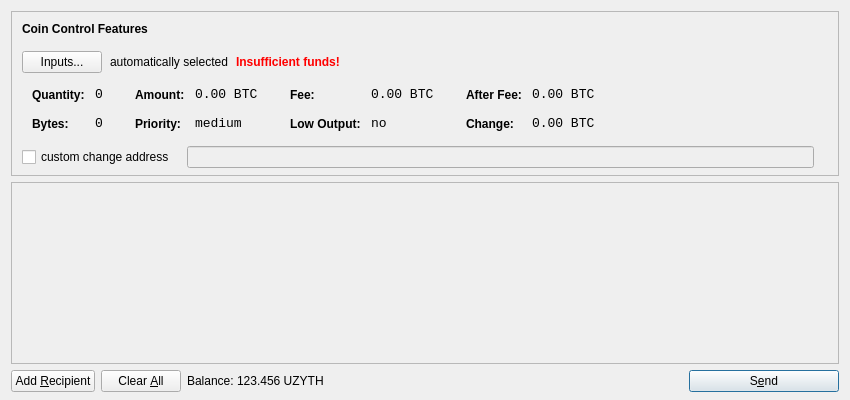
<?xml version="1.0" encoding="UTF-8"?>
<ui version="4.0">
 <class>SendCoinsDialog</class>
 <widget class="QDialog" name="SendCoinsDialog">
  <property name="geometry">
   <rect>
    <x>0</x>
    <y>0</y>
    <width>850</width>
    <height>400</height>
   </rect>
  </property>
  <property name="windowTitle">
   <string>Send Coins</string>
  </property>
  <layout class="QVBoxLayout" name="verticalLayout" stretch="0,1,0">
   <property name="bottomMargin">
    <number>8</number>
   </property>
   <item>
    <widget class="QFrame" name="frameCoinControl">
     <property name="sizePolicy">
      <sizepolicy hsizetype="Expanding" vsizetype="Expanding">
       <horstretch>0</horstretch>
       <verstretch>0</verstretch>
      </sizepolicy>
     </property>
     <property name="maximumSize">
      <size>
       <width>16777215</width>
       <height>16777215</height>
      </size>
     </property>
     <property name="frameShape">
      <enum>QFrame::StyledPanel</enum>
     </property>
     <property name="frameShadow">
      <enum>QFrame::Sunken</enum>
     </property>
     <layout class="QVBoxLayout" name="verticalLayoutCoinControl2">
      <property name="spacing">
       <number>-1</number>
      </property>
      <property name="leftMargin">
       <number>0</number>
      </property>
      <property name="topMargin">
       <number>0</number>
      </property>
      <property name="rightMargin">
       <number>0</number>
      </property>
      <property name="bottomMargin">
       <number>6</number>
      </property>
      <item>
       <layout class="QVBoxLayout" name="verticalLayoutCoinControl" stretch="0,0,0,0,1">
        <property name="spacing">
         <number>0</number>
        </property>
        <property name="leftMargin">
         <number>10</number>
        </property>
        <property name="topMargin">
         <number>10</number>
        </property>
        <item>
         <layout class="QHBoxLayout" name="horizontalLayoutCoinControl1">
          <property name="bottomMargin">
           <number>15</number>
          </property>
          <item>
           <widget class="QLabel" name="labelCoinControlFeatures">
            <property name="sizePolicy">
             <sizepolicy hsizetype="Preferred" vsizetype="Maximum">
              <horstretch>0</horstretch>
              <verstretch>0</verstretch>
             </sizepolicy>
            </property>
            <property name="font">
             <font>
              <weight>75</weight>
              <bold>true</bold>
             </font>
            </property>
            <property name="styleSheet">
             <string notr="true">font-weight:bold;</string>
            </property>
            <property name="text">
             <string>Coin Control Features</string>
            </property>
           </widget>
          </item>
         </layout>
        </item>
        <item>
         <layout class="QHBoxLayout" name="horizontalLayoutCoinControl2" stretch="0,0,0,0">
          <property name="spacing">
           <number>8</number>
          </property>
          <property name="bottomMargin">
           <number>10</number>
          </property>
          <item>
           <widget class="QPushButton" name="pushButtonCoinControl">
            <property name="styleSheet">
             <string notr="true"/>
            </property>
            <property name="text">
             <string>Inputs...</string>
            </property>
           </widget>
          </item>
          <item>
           <widget class="QLabel" name="labelCoinControlAutomaticallySelected">
            <property name="text">
             <string>automatically selected</string>
            </property>
            <property name="margin">
             <number>5</number>
            </property>
           </widget>
          </item>
          <item>
           <widget class="QLabel" name="labelCoinControlInsuffFunds">
            <property name="font">
             <font>
              <weight>75</weight>
              <bold>true</bold>
             </font>
            </property>
            <property name="styleSheet">
             <string notr="true">color:red;font-weight:bold;</string>
            </property>
            <property name="text">
             <string>Insufficient funds!</string>
            </property>
            <property name="margin">
             <number>5</number>
            </property>
           </widget>
          </item>
          <item>
           <spacer name="horizontalSpacerCoinControl">
            <property name="orientation">
             <enum>Qt::Horizontal</enum>
            </property>
            <property name="sizeHint" stdset="0">
             <size>
              <width>40</width>
              <height>1</height>
             </size>
            </property>
           </spacer>
          </item>
         </layout>
        </item>
        <item>
         <widget class="QWidget" name="widgetCoinControl" native="true">
          <property name="sizePolicy">
           <sizepolicy hsizetype="Preferred" vsizetype="Preferred">
            <horstretch>0</horstretch>
            <verstretch>0</verstretch>
           </sizepolicy>
          </property>
          <property name="minimumSize">
           <size>
            <width>0</width>
            <height>0</height>
           </size>
          </property>
          <property name="styleSheet">
           <string notr="true"/>
          </property>
          <layout class="QHBoxLayout" name="horizontalLayoutCoinControl5">
           <property name="margin">
            <number>0</number>
           </property>
           <item>
            <layout class="QHBoxLayout" name="horizontalLayoutCoinControl3" stretch="0,0,0,1">
             <property name="spacing">
              <number>20</number>
             </property>
             <property name="topMargin">
              <number>0</number>
             </property>
             <property name="bottomMargin">
              <number>10</number>
             </property>
             <item>
              <layout class="QFormLayout" name="formLayoutCoinControl1">
               <property name="horizontalSpacing">
                <number>10</number>
               </property>
               <property name="verticalSpacing">
                <number>14</number>
               </property>
               <property name="leftMargin">
                <number>10</number>
               </property>
               <property name="topMargin">
                <number>4</number>
               </property>
               <property name="rightMargin">
                <number>6</number>
               </property>
               <item row="0" column="0">
                <widget class="QLabel" name="labelCoinControlQuantityText">
                 <property name="styleSheet">
                  <string notr="true">font-weight:bold;</string>
                 </property>
                 <property name="text">
                  <string>Quantity:</string>
                 </property>
                 <property name="margin">
                  <number>0</number>
                 </property>
                </widget>
               </item>
               <item row="0" column="1">
                <widget class="QLabel" name="labelCoinControlQuantity">
                 <property name="font">
                  <font>
                   <family>Monospace</family>
                   <pointsize>10</pointsize>
                  </font>
                 </property>
                 <property name="cursor">
                  <cursorShape>IBeamCursor</cursorShape>
                 </property>
                 <property name="contextMenuPolicy">
                  <enum>Qt::ActionsContextMenu</enum>
                 </property>
                 <property name="text">
                  <string notr="true">0</string>
                 </property>
                 <property name="margin">
                  <number>0</number>
                 </property>
                 <property name="textInteractionFlags">
                  <set>Qt::LinksAccessibleByMouse|Qt::TextSelectableByKeyboard|Qt::TextSelectableByMouse</set>
                 </property>
                </widget>
               </item>
               <item row="1" column="0">
                <widget class="QLabel" name="labelCoinControlBytesText">
                 <property name="styleSheet">
                  <string notr="true">font-weight:bold;</string>
                 </property>
                 <property name="text">
                  <string>Bytes:</string>
                 </property>
                </widget>
               </item>
               <item row="1" column="1">
                <widget class="QLabel" name="labelCoinControlBytes">
                 <property name="font">
                  <font>
                   <family>Monospace</family>
                   <pointsize>10</pointsize>
                  </font>
                 </property>
                 <property name="cursor">
                  <cursorShape>IBeamCursor</cursorShape>
                 </property>
                 <property name="contextMenuPolicy">
                  <enum>Qt::ActionsContextMenu</enum>
                 </property>
                 <property name="text">
                  <string notr="true">0</string>
                 </property>
                 <property name="textInteractionFlags">
                  <set>Qt::LinksAccessibleByMouse|Qt::TextSelectableByKeyboard|Qt::TextSelectableByMouse</set>
                 </property>
                </widget>
               </item>
              </layout>
             </item>
             <item>
              <layout class="QFormLayout" name="formLayoutCoinControl2">
               <property name="horizontalSpacing">
                <number>10</number>
               </property>
               <property name="verticalSpacing">
                <number>14</number>
               </property>
               <property name="leftMargin">
                <number>6</number>
               </property>
               <property name="topMargin">
                <number>4</number>
               </property>
               <property name="rightMargin">
                <number>6</number>
               </property>
               <item row="0" column="0">
                <widget class="QLabel" name="labelCoinControlAmountText">
                 <property name="styleSheet">
                  <string notr="true">font-weight:bold;</string>
                 </property>
                 <property name="text">
                  <string>Amount:</string>
                 </property>
                 <property name="margin">
                  <number>0</number>
                 </property>
                </widget>
               </item>
               <item row="0" column="1">
                <widget class="QLabel" name="labelCoinControlAmount">
                 <property name="font">
                  <font>
                   <family>Monospace</family>
                   <pointsize>10</pointsize>
                  </font>
                 </property>
                 <property name="cursor">
                  <cursorShape>IBeamCursor</cursorShape>
                 </property>
                 <property name="contextMenuPolicy">
                  <enum>Qt::ActionsContextMenu</enum>
                 </property>
                 <property name="text">
                  <string notr="true">0.00 BTC</string>
                 </property>
                 <property name="textInteractionFlags">
                  <set>Qt::LinksAccessibleByMouse|Qt::TextSelectableByKeyboard|Qt::TextSelectableByMouse</set>
                 </property>
                </widget>
               </item>
               <item row="1" column="0">
                <widget class="QLabel" name="labelCoinControlPriorityText">
                 <property name="styleSheet">
                  <string notr="true">font-weight:bold;</string>
                 </property>
                 <property name="text">
                  <string>Priority:</string>
                 </property>
                </widget>
               </item>
               <item row="1" column="1">
                <widget class="QLabel" name="labelCoinControlPriority">
                 <property name="font">
                  <font>
                   <family>Monospace</family>
                   <pointsize>10</pointsize>
                  </font>
                 </property>
                 <property name="cursor">
                  <cursorShape>IBeamCursor</cursorShape>
                 </property>
                 <property name="contextMenuPolicy">
                  <enum>Qt::ActionsContextMenu</enum>
                 </property>
                 <property name="text">
                  <string>medium</string>
                 </property>
                 <property name="textInteractionFlags">
                  <set>Qt::LinksAccessibleByMouse|Qt::TextSelectableByKeyboard|Qt::TextSelectableByMouse</set>
                 </property>
                </widget>
               </item>
              </layout>
             </item>
             <item>
              <layout class="QFormLayout" name="formLayoutCoinControl3">
               <property name="horizontalSpacing">
                <number>10</number>
               </property>
               <property name="verticalSpacing">
                <number>14</number>
               </property>
               <property name="leftMargin">
                <number>6</number>
               </property>
               <property name="topMargin">
                <number>4</number>
               </property>
               <property name="rightMargin">
                <number>6</number>
               </property>
               <item row="0" column="0">
                <widget class="QLabel" name="labelCoinControlFeeText">
                 <property name="styleSheet">
                  <string notr="true">font-weight:bold;</string>
                 </property>
                 <property name="text">
                  <string>Fee:</string>
                 </property>
                 <property name="margin">
                  <number>0</number>
                 </property>
                </widget>
               </item>
               <item row="0" column="1">
                <widget class="QLabel" name="labelCoinControlFee">
                 <property name="font">
                  <font>
                   <family>Monospace</family>
                   <pointsize>10</pointsize>
                  </font>
                 </property>
                 <property name="cursor">
                  <cursorShape>IBeamCursor</cursorShape>
                 </property>
                 <property name="contextMenuPolicy">
                  <enum>Qt::ActionsContextMenu</enum>
                 </property>
                 <property name="text">
                  <string notr="true">0.00 BTC</string>
                 </property>
                 <property name="textInteractionFlags">
                  <set>Qt::LinksAccessibleByMouse|Qt::TextSelectableByKeyboard|Qt::TextSelectableByMouse</set>
                 </property>
                </widget>
               </item>
               <item row="1" column="0">
                <widget class="QLabel" name="labelCoinControlLowOutputText">
                 <property name="styleSheet">
                  <string notr="true">font-weight:bold;</string>
                 </property>
                 <property name="text">
                  <string>Low Output:</string>
                 </property>
                </widget>
               </item>
               <item row="1" column="1">
                <widget class="QLabel" name="labelCoinControlLowOutput">
                 <property name="font">
                  <font>
                   <family>Monospace</family>
                   <pointsize>10</pointsize>
                  </font>
                 </property>
                 <property name="cursor">
                  <cursorShape>IBeamCursor</cursorShape>
                 </property>
                 <property name="contextMenuPolicy">
                  <enum>Qt::ActionsContextMenu</enum>
                 </property>
                 <property name="text">
                  <string>no</string>
                 </property>
                 <property name="textInteractionFlags">
                  <set>Qt::LinksAccessibleByMouse|Qt::TextSelectableByKeyboard|Qt::TextSelectableByMouse</set>
                 </property>
                </widget>
               </item>
              </layout>
             </item>
             <item>
              <layout class="QFormLayout" name="formLayoutCoinControl4">
               <property name="horizontalSpacing">
                <number>10</number>
               </property>
               <property name="verticalSpacing">
                <number>14</number>
               </property>
               <property name="leftMargin">
                <number>6</number>
               </property>
               <property name="topMargin">
                <number>4</number>
               </property>
               <property name="rightMargin">
                <number>6</number>
               </property>
               <item row="0" column="0">
                <widget class="QLabel" name="labelCoinControlAfterFeeText">
                 <property name="styleSheet">
                  <string notr="true">font-weight:bold;</string>
                 </property>
                 <property name="text">
                  <string>After Fee:</string>
                 </property>
                 <property name="margin">
                  <number>0</number>
                 </property>
                </widget>
               </item>
               <item row="0" column="1">
                <widget class="QLabel" name="labelCoinControlAfterFee">
                 <property name="font">
                  <font>
                   <family>Monospace</family>
                   <pointsize>10</pointsize>
                  </font>
                 </property>
                 <property name="cursor">
                  <cursorShape>IBeamCursor</cursorShape>
                 </property>
                 <property name="contextMenuPolicy">
                  <enum>Qt::ActionsContextMenu</enum>
                 </property>
                 <property name="text">
                  <string notr="true">0.00 BTC</string>
                 </property>
                 <property name="textInteractionFlags">
                  <set>Qt::LinksAccessibleByMouse|Qt::TextSelectableByKeyboard|Qt::TextSelectableByMouse</set>
                 </property>
                </widget>
               </item>
               <item row="1" column="0">
                <widget class="QLabel" name="labelCoinControlChangeText">
                 <property name="styleSheet">
                  <string notr="true">font-weight:bold;</string>
                 </property>
                 <property name="text">
                  <string>Change:</string>
                 </property>
                </widget>
               </item>
               <item row="1" column="1">
                <widget class="QLabel" name="labelCoinControlChange">
                 <property name="font">
                  <font>
                   <family>Monospace</family>
                   <pointsize>10</pointsize>
                  </font>
                 </property>
                 <property name="cursor">
                  <cursorShape>IBeamCursor</cursorShape>
                 </property>
                 <property name="contextMenuPolicy">
                  <enum>Qt::ActionsContextMenu</enum>
                 </property>
                 <property name="text">
                  <string notr="true">0.00 BTC</string>
                 </property>
                 <property name="textInteractionFlags">
                  <set>Qt::LinksAccessibleByMouse|Qt::TextSelectableByKeyboard|Qt::TextSelectableByMouse</set>
                 </property>
                </widget>
               </item>
              </layout>
             </item>
            </layout>
           </item>
          </layout>
         </widget>
        </item>
        <item>
         <layout class="QHBoxLayout" name="horizontalLayoutCoinControl4" stretch="0,0,0">
          <property name="spacing">
           <number>12</number>
          </property>
          <property name="sizeConstraint">
           <enum>QLayout::SetDefaultConstraint</enum>
          </property>
          <property name="topMargin">
           <number>5</number>
          </property>
          <property name="rightMargin">
           <number>5</number>
          </property>
          <item>
           <widget class="QCheckBox" name="checkBoxCoinControlChange">
            <property name="text">
             <string>custom change address</string>
            </property>
           </widget>
          </item>
          <item>
           <widget class="QLineEdit" name="lineEditCoinControlChange">
            <property name="enabled">
             <bool>false</bool>
            </property>
            <property name="sizePolicy">
             <sizepolicy hsizetype="Expanding" vsizetype="Fixed">
              <horstretch>0</horstretch>
              <verstretch>0</verstretch>
             </sizepolicy>
            </property>
           </widget>
          </item>
          <item>
           <widget class="QLabel" name="labelCoinControlChangeLabel">
            <property name="sizePolicy">
             <sizepolicy hsizetype="Preferred" vsizetype="Expanding">
              <horstretch>0</horstretch>
              <verstretch>0</verstretch>
             </sizepolicy>
            </property>
            <property name="minimumSize">
             <size>
              <width>0</width>
              <height>0</height>
             </size>
            </property>
            <property name="text">
             <string/>
            </property>
            <property name="margin">
             <number>3</number>
            </property>
           </widget>
          </item>
         </layout>
        </item>
        <item>
         <spacer name="verticalSpacerCoinControl">
          <property name="orientation">
           <enum>Qt::Vertical</enum>
          </property>
          <property name="sizeHint" stdset="0">
           <size>
            <width>800</width>
            <height>1</height>
           </size>
          </property>
         </spacer>
        </item>
       </layout>
      </item>
     </layout>
    </widget>
   </item>
   <item>
    <widget class="QScrollArea" name="scrollArea">
     <property name="widgetResizable">
      <bool>true</bool>
     </property>
     <widget class="QWidget" name="scrollAreaWidgetContents">
      <property name="geometry">
       <rect>
        <x>0</x>
        <y>0</y>
        <width>830</width>
        <height>165</height>
       </rect>
      </property>
      <layout class="QVBoxLayout" name="verticalLayout_2">
       <property name="margin">
        <number>0</number>
       </property>
       <item>
        <layout class="QVBoxLayout" name="entries">
         <property name="spacing">
          <number>6</number>
         </property>
        </layout>
       </item>
       <item>
        <spacer name="verticalSpacer">
         <property name="orientation">
          <enum>Qt::Vertical</enum>
         </property>
         <property name="sizeHint" stdset="0">
          <size>
           <width>20</width>
           <height>40</height>
          </size>
         </property>
        </spacer>
       </item>
      </layout>
     </widget>
    </widget>
   </item>
   <item>
    <layout class="QHBoxLayout" name="horizontalLayout">
     <item>
      <widget class="QPushButton" name="addButton">
       <property name="toolTip">
        <string>Send to multiple recipients at once</string>
       </property>
       <property name="text">
        <string>Add &amp;Recipient</string>
       </property>
       <property name="icon">
        <iconset resource="../bitcoin.qrc">
         <normaloff>:/icons/add</normaloff>:/icons/add</iconset>
       </property>
       <property name="autoDefault">
        <bool>false</bool>
       </property>
      </widget>
     </item>
     <item>
      <widget class="QPushButton" name="clearButton">
       <property name="sizePolicy">
        <sizepolicy hsizetype="Minimum" vsizetype="Fixed">
         <horstretch>0</horstretch>
         <verstretch>0</verstretch>
        </sizepolicy>
       </property>
       <property name="toolTip">
        <string>Remove all transaction fields</string>
       </property>
       <property name="text">
        <string>Clear &amp;All</string>
       </property>
       <property name="icon">
        <iconset resource="../bitcoin.qrc">
         <normaloff>:/icons/remove</normaloff>:/icons/remove</iconset>
       </property>
       <property name="autoRepeatDelay">
        <number>300</number>
       </property>
       <property name="autoDefault">
        <bool>false</bool>
       </property>
      </widget>
     </item>
     <item>
      <layout class="QHBoxLayout" name="horizontalLayout_2">
       <property name="spacing">
        <number>3</number>
       </property>
       <item>
        <widget class="QLabel" name="label">
         <property name="text">
          <string>Balance:</string>
         </property>
        </widget>
       </item>
       <item>
        <widget class="QLabel" name="labelBalance">
         <property name="cursor">
          <cursorShape>IBeamCursor</cursorShape>
         </property>
         <property name="text">
          <string>123.456 UZYTH</string>
         </property>
         <property name="textInteractionFlags">
          <set>Qt::LinksAccessibleByMouse|Qt::TextSelectableByKeyboard|Qt::TextSelectableByMouse</set>
         </property>
        </widget>
       </item>
      </layout>
     </item>
     <item>
      <spacer name="horizontalSpacer">
       <property name="orientation">
        <enum>Qt::Horizontal</enum>
       </property>
       <property name="sizeHint" stdset="0">
        <size>
         <width>40</width>
         <height>20</height>
        </size>
       </property>
      </spacer>
     </item>
     <item>
      <widget class="QPushButton" name="sendButton">
       <property name="minimumSize">
        <size>
         <width>150</width>
         <height>0</height>
        </size>
       </property>
       <property name="toolTip">
        <string>Confirm the send action</string>
       </property>
       <property name="text">
        <string>S&amp;end</string>
       </property>
       <property name="icon">
        <iconset resource="../bitcoin.qrc">
         <normaloff>:/icons/send</normaloff>:/icons/send</iconset>
       </property>
       <property name="default">
        <bool>true</bool>
       </property>
      </widget>
     </item>
    </layout>
   </item>
  </layout>
 </widget>
 <resources>
  <include location="../bitcoin.qrc"/>
 </resources>
 <connections/>
</ui>
